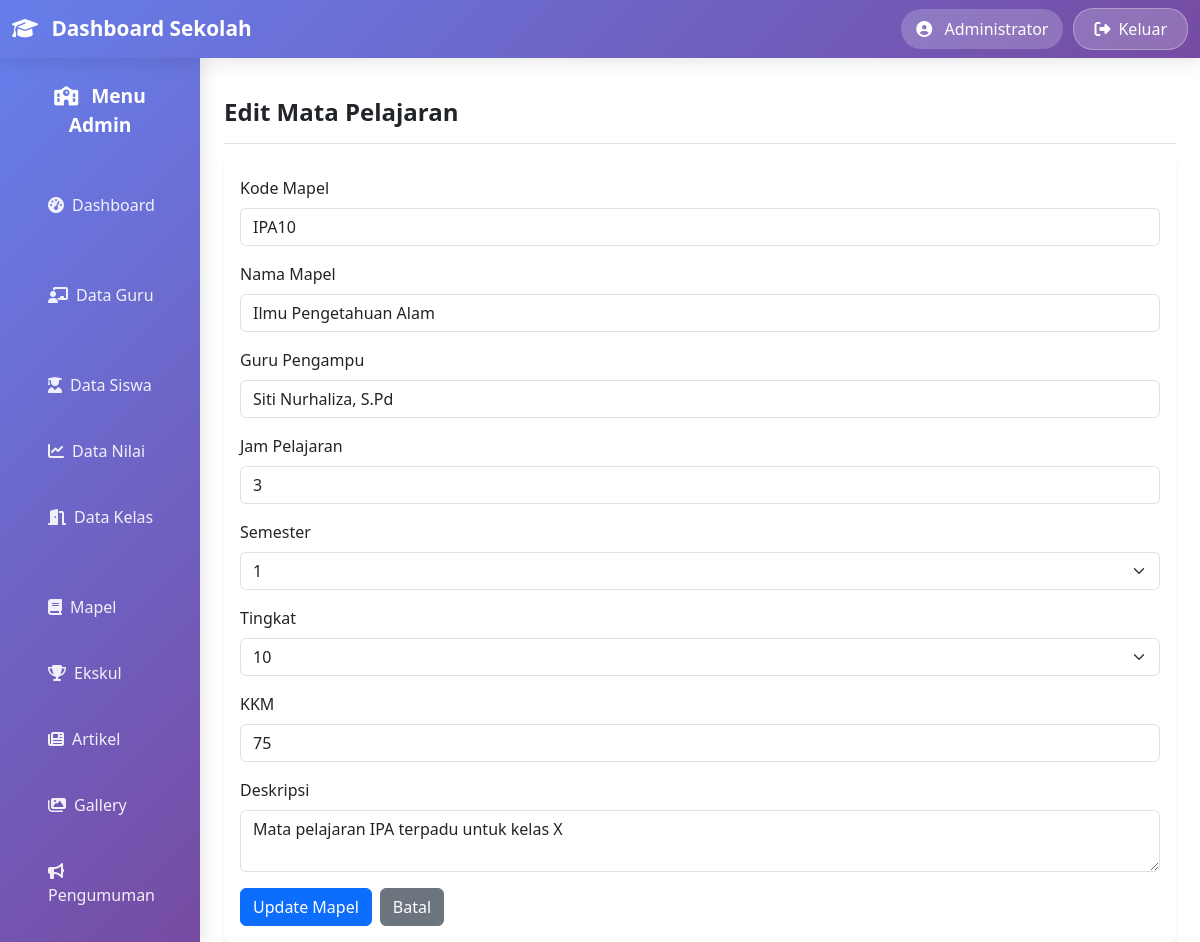
Page /mata_pelajaran/edit.php?id=2 (signed in) on the committed database.
### tables this page shows
CREATE TABLE `mata_pelajaran` (
  `id` int(11) NOT NULL,
  `kode_mapel` varchar(10) NOT NULL,
  `nama_mapel` varchar(100) NOT NULL,
  `guru_pengampu` varchar(100) NOT NULL,
  `jam_pelajaran` int(11) NOT NULL,
  `semester` enum('1','2') NOT NULL,
  `tingkat` varchar(10) NOT NULL,
  `kkm` int(11) DEFAULT 75,
  `deskripsi` text DEFAULT NULL,
  `tanggal_dibuat` timestamp NOT NULL DEFAULT current_timestamp()
);

### mata_pelajaran/edit.php (the view, shortened to what this page needs)
<?php
require_once '../config/database.php';
$id = intval($_GET['id']);
$result = mysqli_query($conn, "SELECT * FROM mata_pelajaran WHERE id=$id");
$mapel = mysqli_fetch_assoc($result);
include '../template/header.php';
?>
<div class="container-fluid">
    <div class="row">
        <?php include '../template/sidebar.php'; ?>
        <main class="col-12">
            <div class="d-flex justify-content-between flex-wrap flex-md-nowrap align-items-center pt-3 pb-2 mb-3 border-bottom">
                <h1 class="h4 fw-bold">Edit Mata Pelajaran</h1>
            </div>
            <div class="card border-0 shadow-sm">
                <div class="card-body">
                    <form action="update.php" method="POST">
                        <div class="mb-3">
                            <label for="kode_mapel" class="form-label">Kode Mapel</label>
                            <input type="text" class="form-control" id="kode_mapel" name="kode_mapel" value="<?= htmlspecialchars($mapel['kode_mapel']) ?>" required>
                        </div>
                        <div class="mb-3">
                            <label for="nama_mapel" class="form-label">Nama Mapel</label>
                            <input type="text" class="form-control" id="nama_mapel" name="nama_mapel" value="<?= htmlspecialchars($mapel['nama_mapel']) ?>" required>
                        </div>
                        <div class="mb-3">
                            <label for="guru_pengampu" class="form-label">Guru Pengampu</label>
                            <input type="text" class="form-control" id="guru_pengampu" name="guru_pengampu" value="<?= htmlspecialchars($mapel['guru_pengampu']) ?>" required>
                        </div>
                        <div class="mb-3">
                            <label for="jam_pelajaran" class="form-label">Jam Pelajaran</label>
                            <input type="number" class="form-control" id="jam_pelajaran" name="jam_pelajaran" min="1" value="<?= htmlspecialchars($mapel['jam_pelajaran']) ?>" required>
                        </div>
                        <div class="mb-3">
                            <label for="semester" class="form-label">Semester</label>
                            <select class="form-select" id="semester" name="semester" required>
                                <option value="1" <?= $mapel['semester'] == '1' ? 'selected' : '' ?>>1</option>
                            </select>
                        </div>
                        <div class="mb-3">
                            <label for="tingkat" class="form-label">Tingkat</label>
                            <select class="form-select" id="tingkat" name="tingkat" required>
                                <option value="10" <?= $mapel['tingkat'] == '10' ? 'selected' : '' ?>>10</option>
                            </select>
                        </div>
                        <div class="mb-3">
                            <label for="kkm" class="form-label">KKM</label>
                            <input type="number" class="form-control" id="kkm" name="kkm" min="0" value="<?= htmlspecialchars($mapel['kkm']) ?>" required>
                        </div>
                        <div class="mb-3">
                            <label for="deskripsi" class="form-label">Deskripsi</label>
                            <textarea class="form-control" id="deskripsi" name="deskripsi" rows="2"><?= htmlspecialchars($mapel['deskripsi']) ?></textarea>
                        </div>
                        <div class="d-flex justify-content-start gap-2">
                            <button type="submit" class="btn btn-primary">Update Mapel</button>
                            <a href="index.php" class="btn btn-secondary">Batal</a>
                        </div>
                    </form>
                </div>
            </div>
        </main>
    </div>
</div>
<?php include '../template/footer.php'; ?>

### rows in the picture
mata_pelajaran: kode_mapel "IPA10", nama_mapel "Ilmu Pengetahuan Alam", guru_pengampu "Siti Nurhaliza, S.Pd", jam_pelajaran "3", semester "1", tingkat "10", kkm "75", deskripsi "Mata pelajaran IPA terpadu untuk kelas X"

### other values in the picture
$_SESSION['admin_nama'] "Administrator"
